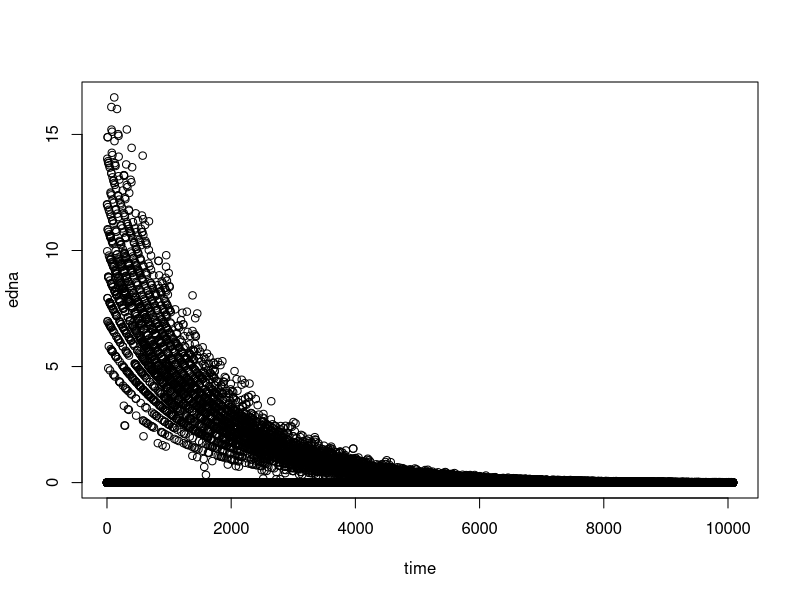

Reproduce this figure in R. (Note: this script raises an error after producing the figure.)
# simulating eDNA and camera data
# Updated using J Mihaljevic's framework
# https://jrmihalj.github.io/hierarchical-data-management-and-visualization/

rm(list=ls())

# source("merging_eDNA_camptrap_data.R")
# Doesn't work

set.seed(666)

# functions
logit <- function(p){ 
	return(log(p/(1 - p)))
}

inv_logit <- function(x){
	return(exp(x)/(1+exp(x)))
}


## Sample sizes:
sites_N <- 10 # Number of sites sampled
minutes_N <- 7*24*60 # 7 days in minutes

obs_N_perSite <- minutes_N
obs_N <- sum(obs_N_perSite)

species_N <- 20 # Number of species detected

dat <- data.frame(time=rep(minutes_N:1,sites_N), site=factor(rep(1:sites_N)), each=minutes_N)
# str(dat)
# head(dat)

# Simulating photographs for each species
dat$species <- factor(sample(c(1:species_N), obs_N, replace=TRUE, prob=round(rexp(species_N, 0.01))))

# Simulating number of individuals per species - zero inflated 
n_waterhole <- ifelse(rbinom(dat$time, size = 1, prob = 0.9) > 0, 0, rpois(dat$time, lambda = 10))
# # hist(n_waterhole)
# # sum(n_waterhole==0)/length(n_waterhole) # ~90 % zeros

dat$n_waterhole <- n_waterhole


# require(tidyr)
# require(ggplot2)
# ggplot(dat, aes(x=n_waterhole))+
#   geom_bar()+
#   facet_wrap(~site, ncol=5, scales = "free")

# ggplot(dat, aes(x=n_waterhole))+
#   geom_bar()+
#   facet_wrap(~species, ncol=5, scales = "free")


# Exponential weights
# w <- k * exp(-timeElapsed/tau)
# where w are the weights, k is scaling constant, tau is time constant for decay
k <-1
tau <- 24*60*1 # mean lifetime in minutes (1440)
dat$w <- k*exp(-dat$time/tau)
dat$edna <- dat$n_waterhole*dat$w
 
# Find some way to get detected (1/0)
require(dplyr)

edna_sums <- dat %>% 
	group_by(site, species) %>% 
	summarize(total_edna = sum(edna))

# inv_logit((edna_sums$total_edna))
edna_sums$p <- inv_logit((edna_sums$total_edna/100))
edna_sums$detected <- rbinom(nrow(edna_sums), 1, edna_sums$p)

# Some species are not found at some sites...
# sum(with(edna_sums, table(site , species)))

# sum(edna_sums$detected)/length(edna_sums$detected)# %60-70 site-species combinations detected.

# First attempt: Don't merge them, just set the variables as list to read in
# structure is a dataframe with photo data, and a dataframe with edna data

stan.data <- with(dat, list(N_photo=nrow(dat), SI=length(unique(site)), SP=length(unique(species)), 
	time=time, n_waterhole=n_waterhole, site_photo=site, species_photo=species,
	N_edna = length(edna_sums$detected), edna_detected=edna_sums$detected, 
	site_edna=edna_sums$site, species_edna=edna_sums$species))

# str(stan.data)

with(dat, plot(time,edna))
with(edna_sums, plot(time,edna))


rm(list=ls()[grep("stan.data",ls(), invert=TRUE)])

